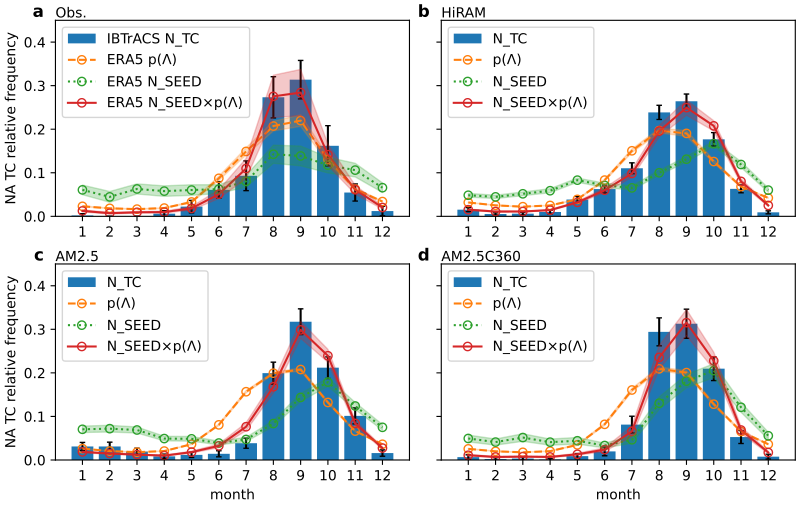

Write Python code to recreate this figure.
#!/usr/bin/env python
# Wenchang Yang (wenchang@princeton.edu)
# Wed May  5 12:11:38 EDT 2021
if __name__ == '__main__':
    from misc.timer import Timer
    tt = Timer(f'start {__file__}')
import sys, os.path, os, glob, datetime
import xarray as xr, numpy as np, pandas as pd, matplotlib.pyplot as plt
#more imports
#
if __name__ == '__main__':
    tt.check('end import')
#
#start from here
from wyfig02a_barline_cycle_ntc_predicted_obs import wyplot as plot_obs 
from wyfig02b_barline_cycle_ntc_predicted_hiram import wyplot as plot_hiram
from wyfig02c_barline_cycle_ntc_predicted_am2p5 import wyplot as plot_am2p5
from wyfig02d_barline_cycle_ntc_predicted_am2p5c360 import wyplot as plot_am2p5c360
 
if __name__ == '__main__':
    from wyconfig import * #my plot settings
    fig, axes = plt.subplots(2, 2, figsize=(8, 6*9/16*1.5), sharex=False, sharey=True)

    for ax,plot in zip(axes.flat, [plot_obs, plot_hiram, plot_am2p5, plot_am2p5c360]):
        plot(ax)

    #remove xlabels for panel 1 and 2
    for ax in axes.flat[0:2]:
        ax.set_xlabel('')
    #remove ylabels for panel 2 and 4
    for ax in axes.flat[1::2]:
        ax.set_ylabel('')
    #add panel label
    for ax,label in zip(axes.flat, list('abcd')):
        ax.text(0, 1, f'{label}  ', transform=ax.transAxes, ha='right', va='bottom', fontsize='large', fontweight='bold')
    
    #savefig
    if len(sys.argv) > 1 and sys.argv[1] == 'savefig':
        #figname = __file__.replace('.py', f'.png')
        figname = __file__.replace('.py', f'.pdf')
        wysavefig(figname)
    tt.check(f'**Done**')
    plt.show()
    
